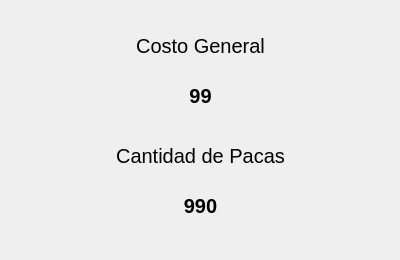
<?xml version="1.0" encoding="UTF-8"?>
<ui version="4.0">
 <class>Form</class>
 <widget class="QWidget" name="Form">
  <property name="geometry">
   <rect>
    <x>0</x>
    <y>0</y>
    <width>400</width>
    <height>260</height>
   </rect>
  </property>
  <property name="windowTitle">
   <string>Ventana de Costo</string>
  </property>
  <property name="windowIcon">
   <iconset>
    <normaloff>../img/logo.ico</normaloff>../img/logo.ico</iconset>
  </property>
  <widget class="QLabel" name="titulo_costo">
   <property name="geometry">
    <rect>
     <x>0</x>
     <y>20</y>
     <width>401</width>
     <height>51</height>
    </rect>
   </property>
   <property name="font">
    <font>
     <pointsize>-1</pointsize>
     <weight>25</weight>
     <bold>false</bold>
    </font>
   </property>
   <property name="styleSheet">
    <string notr="true">QLabel {
	color: black;
	background: transparent;
	font-size: 20px;
	font-weight: 200;
}</string>
   </property>
   <property name="text">
    <string>Costo General</string>
   </property>
   <property name="alignment">
    <set>Qt::AlignCenter</set>
   </property>
  </widget>
  <widget class="QLabel" name="valor_costo">
   <property name="geometry">
    <rect>
     <x>0</x>
     <y>70</y>
     <width>401</width>
     <height>51</height>
    </rect>
   </property>
   <property name="font">
    <font>
     <pointsize>-1</pointsize>
     <weight>75</weight>
     <bold>true</bold>
    </font>
   </property>
   <property name="styleSheet">
    <string notr="true">QLabel {
	color: black;
	background: transparent;
	font-size: 20px;
	font-weight: bold;
}</string>
   </property>
   <property name="text">
    <string>99</string>
   </property>
   <property name="alignment">
    <set>Qt::AlignCenter</set>
   </property>
  </widget>
  <widget class="QLabel" name="valor_pacas">
   <property name="geometry">
    <rect>
     <x>0</x>
     <y>170</y>
     <width>401</width>
     <height>71</height>
    </rect>
   </property>
   <property name="font">
    <font>
     <pointsize>-1</pointsize>
     <weight>75</weight>
     <bold>true</bold>
    </font>
   </property>
   <property name="styleSheet">
    <string notr="true">QLabel {
	color: black;
	background: transparent;
	font-size: 20px;
	font-weight: bold;
}</string>
   </property>
   <property name="text">
    <string>990</string>
   </property>
   <property name="alignment">
    <set>Qt::AlignCenter</set>
   </property>
  </widget>
  <widget class="QLabel" name="titulo_pacas">
   <property name="geometry">
    <rect>
     <x>0</x>
     <y>130</y>
     <width>401</width>
     <height>51</height>
    </rect>
   </property>
   <property name="font">
    <font>
     <pointsize>-1</pointsize>
     <weight>25</weight>
     <bold>false</bold>
    </font>
   </property>
   <property name="styleSheet">
    <string notr="true">QLabel {
	color: black;
	background: transparent;
	font-size: 20px;
	font-weight: 200;
}</string>
   </property>
   <property name="text">
    <string>Cantidad de Pacas</string>
   </property>
   <property name="alignment">
    <set>Qt::AlignCenter</set>
   </property>
  </widget>
 </widget>
 <resources/>
 <connections/>
</ui>
